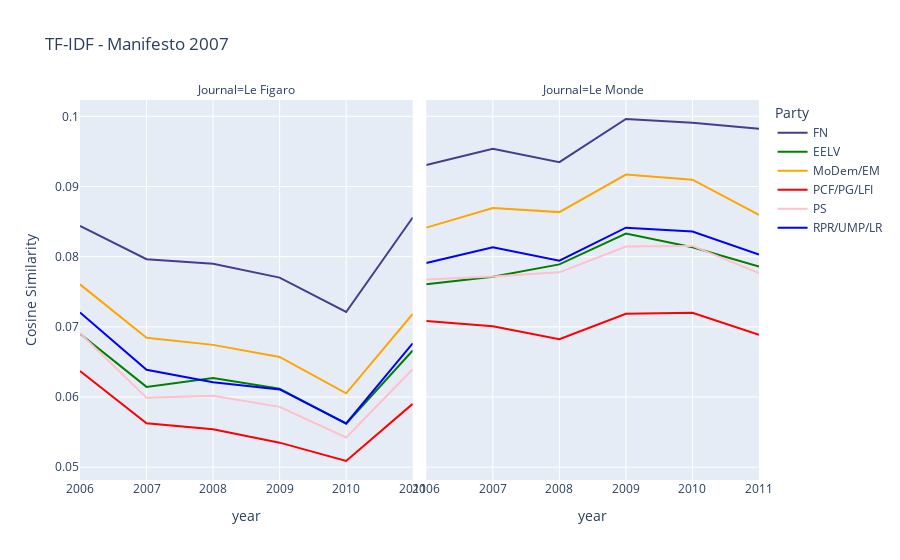

The notebook cell saved with this chart:
### Code cell
px.line(tmp2007,
        x='annee',
        y=tmp2007.columns[3:],
        facet_col='partyname',
        labels={'partyname':'Journal','variable':'Party','value':'Cosine Similarity','annee':'year'},
        title='TF-IDF - Manifesto 2007',
        color_discrete_map=dict_color
       )

### Figure 1 — Plotly figure (JSON) as saved in the notebook; plotly's stock layout.template omitted (floating-point values rounded to 4 significant figures)
{"data": [{"hovertemplate": "Party=FN<br>Journal=Le Figaro<br>year=%{x}<br>Cosine Similarity=%{y}<extra></extra>", "legendgroup": "FN", "line": {"color": "darkslateblue", "dash": "solid"}, "marker": {"symbol": "circle"}, "mode": "lines", "name": "FN", "orientation": "v", "showlegend": true, "type": "scatter", "x": [2006, 2007, 2008, 2009, 2010, 2011], "xaxis": "x", "y": [0.08437, 0.07965, 0.07898, 0.07702, 0.07212, 0.08558], "yaxis": "y"}, {"hovertemplate": "Party=FN<br>Journal=Le Monde<br>year=%{x}<br>Cosine Similarity=%{y}<extra></extra>", "legendgroup": "FN", "line": {"color": "darkslateblue", "dash": "solid"}, "marker": {"symbol": "circle"}, "mode": "lines", "name": "FN", "orientation": "v", "showlegend": false, "type": "scatter", "x": [2006, 2007, 2008, 2009, 2010, 2011], "xaxis": "x2", "y": [0.09306, 0.09539, 0.09347, 0.09962, 0.0991, 0.09825], "yaxis": "y2"}, {"hovertemplate": "Party=EELV<br>Journal=Le Figaro<br>year=%{x}<br>Cosine Similarity=%{y}<extra></extra>", "legendgroup": "EELV", "line": {"color": "green", "dash": "solid"}, "marker": {"symbol": "circle"}, "mode": "lines", "name": "EELV", "orientation": "v", "showlegend": true, "type": "scatter", "x": [2006, 2007, 2008, 2009, 2010, 2011], "xaxis": "x", "y": [0.06901, 0.06144, 0.0627, 0.06119, 0.05621, 0.06662], "yaxis": "y"}, {"hovertemplate": "Party=EELV<br>Journal=Le Monde<br>year=%{x}<br>Cosine Similarity=%{y}<extra></extra>", "legendgroup": "EELV", "line": {"color": "green", "dash": "solid"}, "marker": {"symbol": "circle"}, "mode": "lines", "name": "EELV", "orientation": "v", "showlegend": false, "type": "scatter", "x": [2006, 2007, 2008, 2009, 2010, 2011], "xaxis": "x2", "y": [0.07608, 0.07714, 0.0789, 0.0833, 0.08135, 0.07858], "yaxis": "y2"}, {"hovertemplate": "Party=MoDem/EM<br>Journal=Le Figaro<br>year=%{x}<br>Cosine Similarity=%{y}<extra></extra>", "legendgroup": "MoDem/EM", "line": {"color": "orange", "dash": "solid"}, "marker": {"symbol": "circle"}, "mode": "lines", "name": "MoDem/EM", "orientation": "v", "showlegend": true, "type": "scatter", "x": [2006, 2007, 2008, 2009, 2010, 2011], "xaxis": "x", "y": [0.07606, 0.06844, 0.06743, 0.06571, 0.06053, 0.07183], "yaxis": "y"}, {"hovertemplate": "Party=MoDem/EM<br>Journal=Le Monde<br>year=%{x}<br>Cosine Similarity=%{y}<extra></extra>", "legendgroup": "MoDem/EM", "line": {"color": "orange", "dash": "solid"}, "marker": {"symbol": "circle"}, "mode": "lines", "name": "MoDem/EM", "orientation": "v", "showlegend": false, "type": "scatter", "x": [2006, 2007, 2008, 2009, 2010, 2011], "xaxis": "x2", "y": [0.08414, 0.08694, 0.08635, 0.09171, 0.09098, 0.08594], "yaxis": "y2"}, {"hovertemplate": "Party=PCF/PG/LFI<br>Journal=Le Figaro<br>year=%{x}<br>Cosine Similarity=%{y}<extra></extra>", "legendgroup": "PCF/PG/LFI", "line": {"color": "red", "dash": "solid"}, "marker": {"symbol": "circle"}, "mode": "lines", "name": "PCF/PG/LFI", "orientation": "v", "showlegend": true, "type": "scatter", "x": [2006, 2007, 2008, 2009, 2010, 2011], "xaxis": "x", "y": [0.0637, 0.05626, 0.05539, 0.0535, 0.05088, 0.05903], "yaxis": "y"}, {"hovertemplate": "Party=PCF/PG/LFI<br>Journal=Le Monde<br>year=%{x}<br>Cosine Similarity=%{y}<extra></extra>", "legendgroup": "PCF/PG/LFI", "line": {"color": "red", "dash": "solid"}, "marker": {"symbol": "circle"}, "mode": "lines", "name": "PCF/PG/LFI", "orientation": "v", "showlegend": false, "type": "scatter", "x": [2006, 2007, 2008, 2009, 2010, 2011], "xaxis": "x2", "y": [0.07084, 0.07008, 0.06824, 0.07186, 0.072, 0.06887], "yaxis": "y2"}, {"hovertemplate": "Party=PS<br>Journal=Le Figaro<br>year=%{x}<br>Cosine Similarity=%{y}<extra></extra>", "legendgroup": "PS", "line": {"color": "pink", "dash": "solid"}, "marker": {"symbol": "circle"}, "mode": "lines", "name": "PS", "orientation": "v", "showlegend": true, "type": "scatter", "x": [2006, 2007, 2008, 2009, 2010, 2011], "xaxis": "x", "y": [0.06911, 0.05991, 0.06018, 0.05859, 0.05424, 0.06395], "yaxis": "y"}, {"hovertemplate": "Party=PS<br>Journal=Le Monde<br>year=%{x}<br>Cosine Similarity=%{y}<extra></extra>", "legendgroup": "PS", "line": {"color": "pink", "dash": "solid"}, "marker": {"symbol": "circle"}, "mode": "lines", "name": "PS", "orientation": "v", "showlegend": false, "type": "scatter", "x": [2006, 2007, 2008, 2009, 2010, 2011], "xaxis": "x2", "y": [0.07676, 0.07716, 0.07776, 0.08145, 0.08153, 0.07767], "yaxis": "y2"}, {"hovertemplate": "Party=RPR/UMP/LR<br>Journal=Le Figaro<br>year=%{x}<br>Cosine Similarity=%{y}<extra></extra>", "legendgroup": "RPR/UMP/LR", "line": {"color": "blue", "dash": "solid"}, "marker": {"symbol": "circle"}, "mode": "lines", "name": "RPR/UMP/LR", "orientation": "v", "showlegend": true, "type": "scatter", "x": [2006, 2007, 2008, 2009, 2010, 2011], "xaxis": "x", "y": [0.07206, 0.06389, 0.06212, 0.06108, 0.05624, 0.06764], "yaxis": "y"}, {"hovertemplate": "Party=RPR/UMP/LR<br>Journal=Le Monde<br>year=%{x}<br>Cosine Similarity=%{y}<extra></extra>", "legendgroup": "RPR/UMP/LR", "line": {"color": "blue", "dash": "solid"}, "marker": {"symbol": "circle"}, "mode": "lines", "name": "RPR/UMP/LR", "orientation": "v", "showlegend": false, "type": "scatter", "x": [2006, 2007, 2008, 2009, 2010, 2011], "xaxis": "x2", "y": [0.07909, 0.08135, 0.07944, 0.08413, 0.08359, 0.08031], "yaxis": "y2"}], "layout": {"annotations": [{"font": {}, "showarrow": false, "text": "Journal=Le Figaro", "x": 0.245, "xanchor": "center", "xref": "paper", "y": 1, "yanchor": "bottom", "yref": "paper"}, {"font": {}, "showarrow": false, "text": "Journal=Le Monde", "x": 0.755, "xanchor": "center", "xref": "paper", "y": 1, "yanchor": "bottom", "yref": "paper"}], "legend": {"title": {"text": "Party"}, "tracegroupgap": 0}, "title": {"text": "TF-IDF - Manifesto 2007"}, "xaxis": {"anchor": "y", "domain": [0, 0.49], "title": {"text": "year"}}, "xaxis2": {"anchor": "y2", "domain": [0.51, 1], "matches": "x", "title": {"text": "year"}}, "yaxis": {"anchor": "x", "domain": [0, 1], "title": {"text": "Cosine Similarity"}}, "yaxis2": {"anchor": "x2", "domain": [0, 1], "matches": "y", "showticklabels": false}}}
